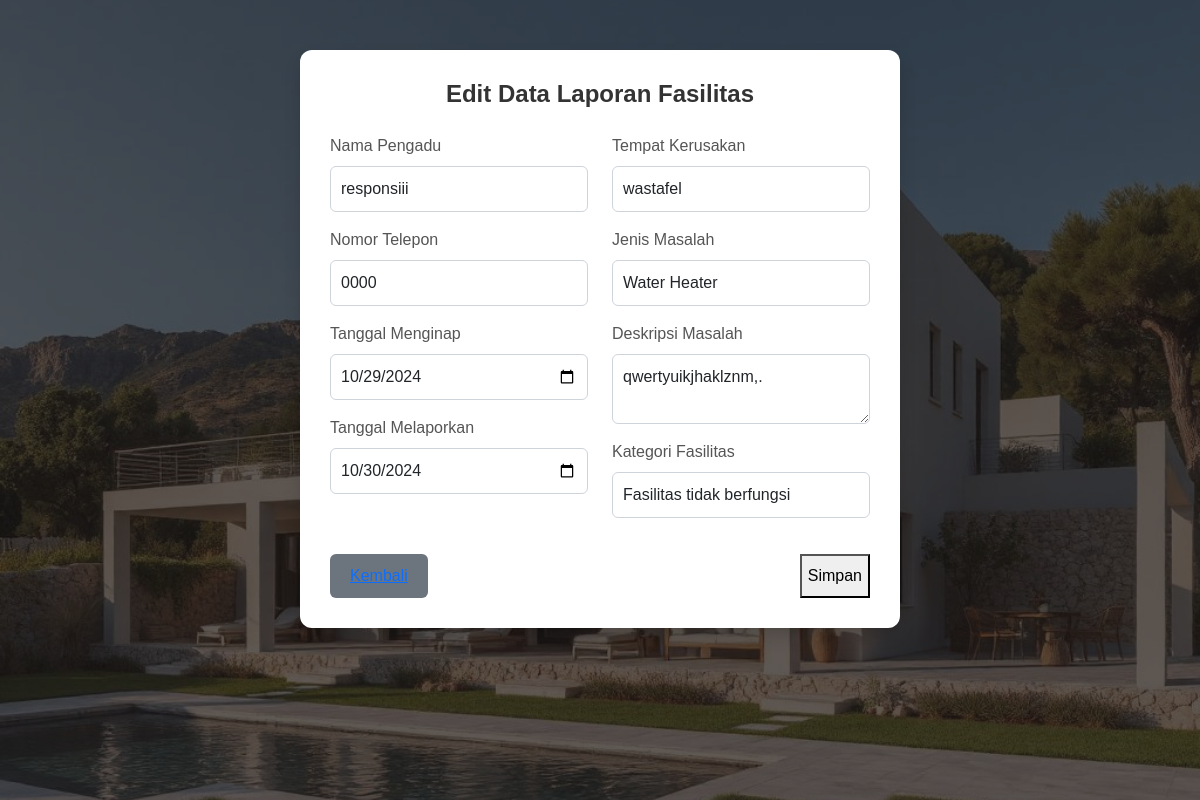
The app's page /proses_fasilitas/edit.php?id=17 with its own data.
### tables this page shows
CREATE TABLE `fasilitas` (
  `nama_pengadu` varchar(255) NOT NULL,
  `no_telepon_pengadu` varchar(15) DEFAULT NULL,
  `tanggal_menginap` date NOT NULL,
  `tanggal_melaporkan` date NOT NULL,
  `tempat_kerusakan` text NOT NULL,
  `jenis_masalah` enum('Wifi','Air Conditioner','Water Heater','Wastafel','Bed','Lainnya') NOT NULL,
  `deskripsi_masalah_fasilitas` text NOT NULL,
  `pilih_kategori_fasilitas` enum('Fasilitas yang dijanjikan tidak tersedia','Fasilitas tidak berfungsi','Kualitas fasilitas buruk','Lainnya') NOT NULL,
  `bukti_gambar` varchar(255) DEFAULT NULL,
  `id_pengaduan` int(11) NOT NULL,
  `status` enum('Diterima','Ditolak','Diproses') DEFAULT 'Diproses'
);

### proses_fasilitas/edit.php (the view, shortened to what this page needs)
<?php
$servername = "localhost";
$username = "root";
$password = "";
$dbname = "filya_suite";
$conn = new mysqli($servername, $username, $password, $dbname);
$id = isset($_GET['id']) ? (int) $_GET['id'] : 0;
$stmt = $conn->prepare("SELECT * FROM fasilitas WHERE id_pengaduan = ?");
$stmt->bind_param("i", $id);
$stmt->execute();
$result = $stmt->get_result();
$fasilitas = $result->fetch_assoc();
?>
<!DOCTYPE html>
<html lang="en">
<head>
    <link href="https://cdn.jsdelivr.net/npm/bootstrap@5.3.0-alpha1/dist/css/bootstrap.min.css" rel="stylesheet">
</head>
<body>
    <div class="container">
        <h2>Edit Data Laporan Fasilitas</h2>
        <div class="blur-bg"></div>
        <form method="post">
            <div class="row">
                <div class="col-md-6 col-lg-6">
                    <div class="mb-3">
                        <label for="nama_pengadu" class="form-label">Nama Pengadu</label>
                        <input type="text" class="form-control" name="nama_pengadu"
                            value="<?php echo htmlspecialchars($fasilitas['nama_pengadu']); ?>" required>
                    </div>
                    <div class="mb-3">
                        <label for="no_telepon_pengadu" class="form-label">Nomor Telepon</label>
                        <input type="text" class="form-control" name="no_telepon_pengadu"
                            value="<?php echo htmlspecialchars($fasilitas['no_telepon_pengadu']); ?>" required>
                    </div>
                    <div class="mb-3">
                        <label for="tanggal_menginap" class="form-label">Tanggal Menginap</label>
                        <input type="date" class="form-control" name="tanggal_menginap"
                            value="<?php echo htmlspecialchars($fasilitas['tanggal_menginap']); ?>" required>
                    </div>
                    <div class="mb-3">
                        <label for="tanggal_melaporkan" class="form-label">Tanggal Melaporkan</label>
                        <input type="date" class="form-control" name="tanggal_melaporkan"
                            value="<?php echo htmlspecialchars($fasilitas['tanggal_melaporkan']); ?>" required>
                    </div>
                </div>
                <div class="col-md-6 col-lg-6">
                    <div class="mb-3">
                        <label for="tempat_kerusakan" class="form-label">Tempat Kerusakan</label>
                        <input type="text" class="form-control" name="tempat_kerusakan"
                            value="<?php echo htmlspecialchars($fasilitas['tempat_kerusakan']); ?>" required>
                    </div>
                    <div class="mb-3">
                        <label for="jenis_masalah" class="form-label">Jenis Masalah</label>
                        <input type="text" class="form-control" name="jenis_masalah"
                            value="<?php echo htmlspecialchars($fasilitas['jenis_masalah']); ?>" required>
                    </div>
                    <div class="mb-3">
                        <label for="deskripsi_masalah_fasilitas" class="form-label">Deskripsi Masalah</label>
                        <textarea class="form-control" name="deskripsi_masalah_fasilitas"
                            required><?php echo htmlspecialchars($fasilitas['deskripsi_masalah_fasilitas']); ?></textarea>
                    </div>
                    <div class="mb-3">
                        <label for="pilih_kategori_fasilitas" class="form-label">Kategori Fasilitas</label>
                        <input type="text" class="form-control" name="pilih_kategori_fasilitas"
                            value="<?php echo htmlspecialchars($fasilitas['pilih_kategori_fasilitas']); ?>" required>
                    </div>
                </div>
            </div>
            <div class="d-flex">
                <a href="../DashbordFasilitas.php" class="btn-secondary">Kembali</a>
                <button type="submit">Simpan</button>
            </div>
        </form>
    </div>
</body>
</html>

### proses_fasilitas/edit.php (style rules this page uses)
body { background-color: #f3f4f6; background-image: url('../blubrown.jpg'); font-family: Arial, sans-serif; }
.blur-bg { background-image: url('../blubrown.jpg'); background-size: cover; background-position: center; position: fixed; top: 0; left: 0; width: 100%; height: 100vh; z-index: -1; }
.blur-bg::before { content: ""; position: absolute; top: 0; left: 0; width: 100%; height: 100%; background-color: rgba(28, 24, 24, 0.7); z-index: 1; }
.container { max-width: 600px; background-color: #ffffff; padding: 30px; margin: 50px auto; border-radius: 12px; box-shadow: 0 8px 16px rgba(0, 0, 0, 0.15); }
h2 { text-align: center; color: #333; font-size: 24px; font-weight: bold; margin-bottom: 25px; }
label { color: #555; font-weight: 500; }
.form-control { border: 1px solid #ced4da; border-radius: 6px; margin-bottom: 15px; padding: 10px; font-size: 16px; transition: all 0.3s ease; }
.btn-secondary { background-color: #6c757d; border: none; font-size: 16px; padding: 10px 20px; border-radius: 6px; transition: background-color 0.3s ease; }
.d-flex { display: flex; gap: 10px; justify-content: space-between; margin-top: 20px; }

### records on screen
fasilitas: nama_pengadu "responsiii", no_telepon_pengadu "0000", tanggal_menginap "10/29/2024", tanggal_melaporkan "10/30/2024", tempat_kerusakan "wastafel", jenis_masalah "Water Heater", deskripsi_masalah_fasilitas "qwertyuikjhaklznm,.", pilih_kategori_fasilitas "Fasilitas tidak berfungsi"
